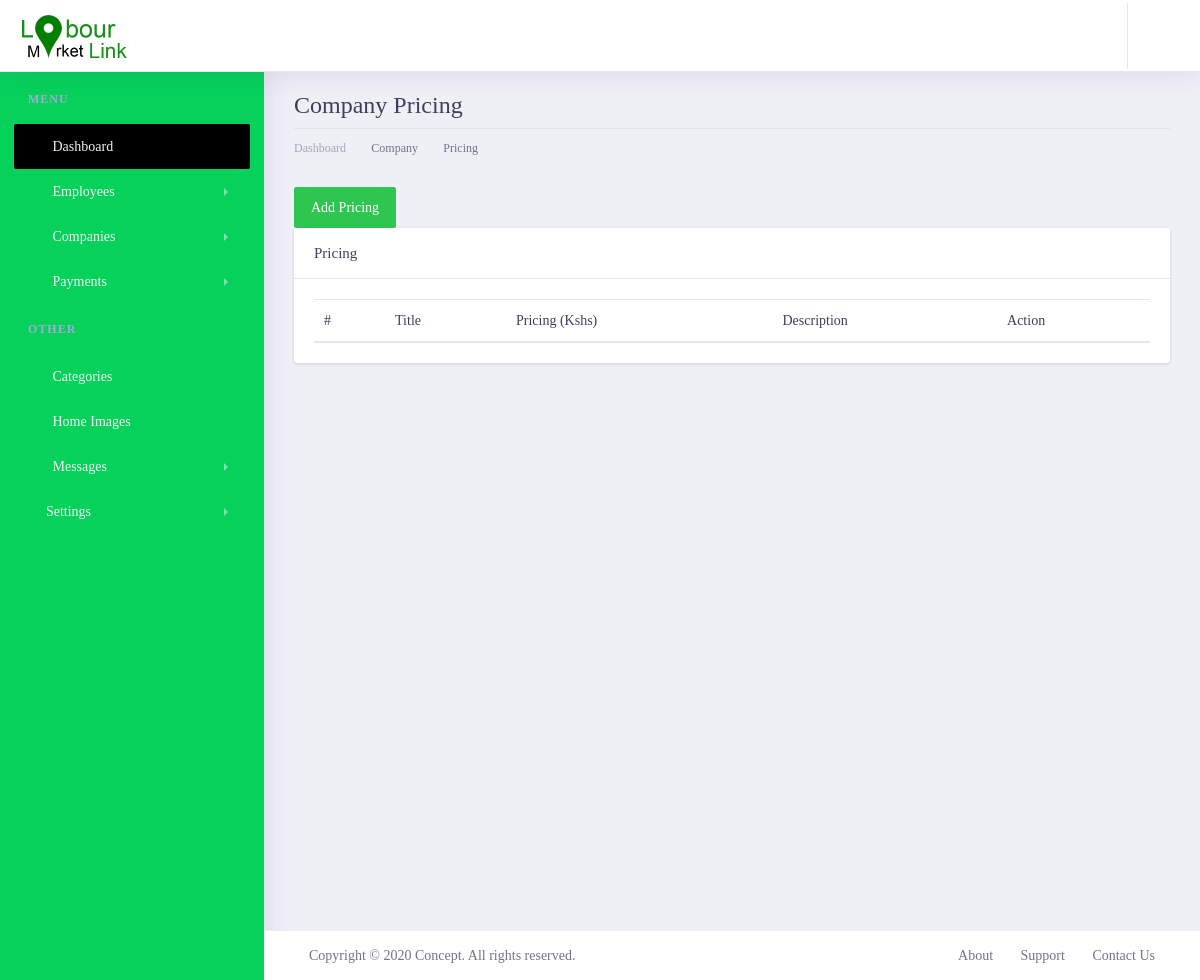
Before: /lmladmin/companyPricing/ with the older database file.
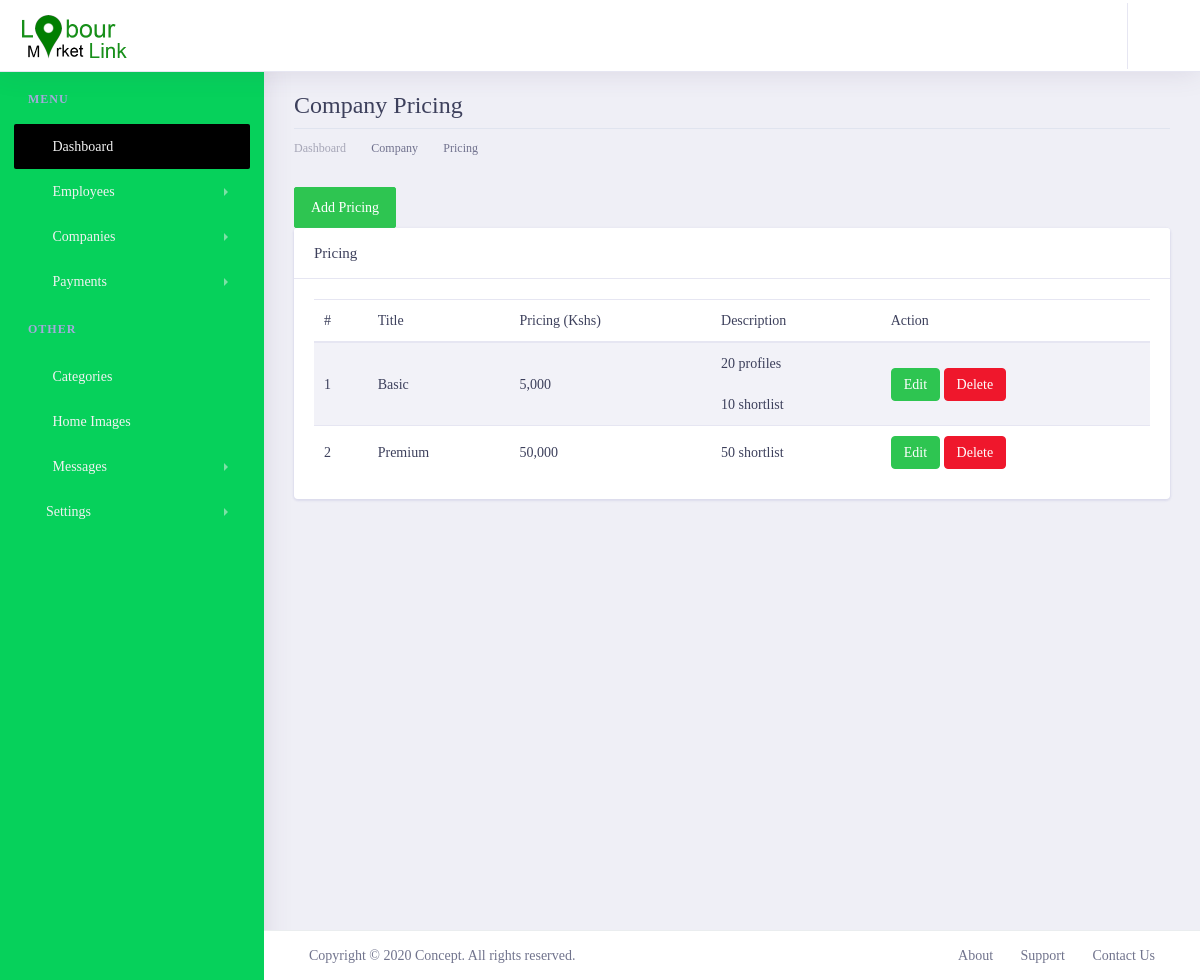
After: the same page with the newer database file.
### lmlappadmin/models.py (models this page shows, shortened)
class CompanyPricingPlan(models.Model):
    title = models.CharField(max_length=200,null=False,blank=False)
    price = models.IntegerField(null=False, blank=False)
    description = models.TextField()

### lmlappadmin/views.py (the view)
# urls.py: path('companyPricing/',views.companyPricing, name='companyPricing'),
def companyPricing(request):
    pricing = CompanyPricingPlan.objects.all()
    if request.method == 'POST':
        title = request.POST['title']
        price = request.POST['price']
        description = request.POST['description']
        CompanyPricingPlan.objects.create(
            title=title,
            price=price,
            description=description
        )
        sweetify.success(request, 'Success', text='Price Added', persistent='Ok')
    else:
        pricing = CompanyPricingPlan.objects.all()
    context = {
        'title': 'Companies Pricing',
        'pricings': pricing
    }
    return render(request, 'company/companypricing.html', context)

### lmlapp/templatetags/call_methods.py (called while the page is built)
@register.filter(name='contactushome')
def comments(request):
    contactushome = ContactUsHome.objects.filter(status="UNREAD").order_by("-created_at")
    if contactushome is not None:
        return contactushome
    return False

@register.filter(name='contactushomecount')
def commentscount(request):
    contactushomecount = ContactUsHome.objects.count()
    if contactushomecount > 0:
        return contactushomecount
    return False

### lmlappadmin/templates/company/companypricing.html (shortened to what this page needs)
{% extends 'admin/layout.html' %}
{% load static %}
{% load humanize %}
{% block content %}
       <div class="dashboard-wrapper ml-0">
            <div class="container-fluid  dashboard-content">
                <div class="row">
                    <div class="col-xl-12 col-lg-12 col-md-12 col-sm-12 col-12">
                        <div class="page-header">
                            <h2 class="pageheader-title">Company Pricing</h2>
                            <div class="page-breadcrumb">
                                <nav aria-label="breadcrumb">
                                    <ol class="breadcrumb">
                                        <li class="breadcrumb-item"><a href="{% url 'LMLAdmin:home' %}" class="breadcrumb-link">Dashboard</a></li>
                                        <li class="breadcrumb-item active" aria-current="page">Company</li>
                                        <li class="breadcrumb-item active" aria-current="page">Pricing</li>
                                    </ol>
                                </nav>
                            </div>
                        </div>
                    </div>
                </div>
                <div class="row">
                    <div class="col-xl-12 col-lg-12 col-md-12 col-sm-12 col-12">
                            <button type="button" class="btn btn-success " data-toggle="modal" data-target="#exampleModal">
                              Add Pricing
                            </button>
                            <div class="card">
                                <h5 class="card-header">Pricing</h5>
                                <div class="card-body">
                                    <table class="table table-striped">
                                        <thead>
                                            <tr>
                                                <th scope="col">#</th>
                                                <th scope="col">Title</th>
                                                <th scope="col">Pricing (Kshs)</th>
                                                <th scope="col">Description</th>
                                                <th scope="col">Action</th>
                                            </tr>
                                        </thead>
                                        <tbody>
                                            {% for price in pricings %}
                                                <tr>
                                                    <th scope="row">{{ forloop.counter }}</th>
                                                    <th  scope="row">{{ price.title|title }}</th>
                                                    <th scope="row">{{ price.price|intcomma }}</th>
                                                    <th scope="row">{{ price.description|safe|escape }}</th>
                                                    <th scope="row">
                                                        <a href="" class="btn btn-success rounded btn-sm" >Edit</a>
                                                        <a href="" class="btn btn-danger rounded btn-sm">Delete</a>
                                                    </th>
                                                </tr>
                                             {% endfor %}
                                        </tbody>
                                    </table>
                                </div>
                            </div>
                        </div>
                </div>
            </div>
        </div>
{% endblock content %}

Changed rows visible on the page:
added CompanyPricingPlan: title "Basic", price "5,000", description "20 profiles 10 shortlist"
added CompanyPricingPlan: title "Premium", price "50,000", description "50 shortlist"
